Frame 1 (no input): blank canvas, image omitted
Frame 60 (no input): blank canvas, image omitted
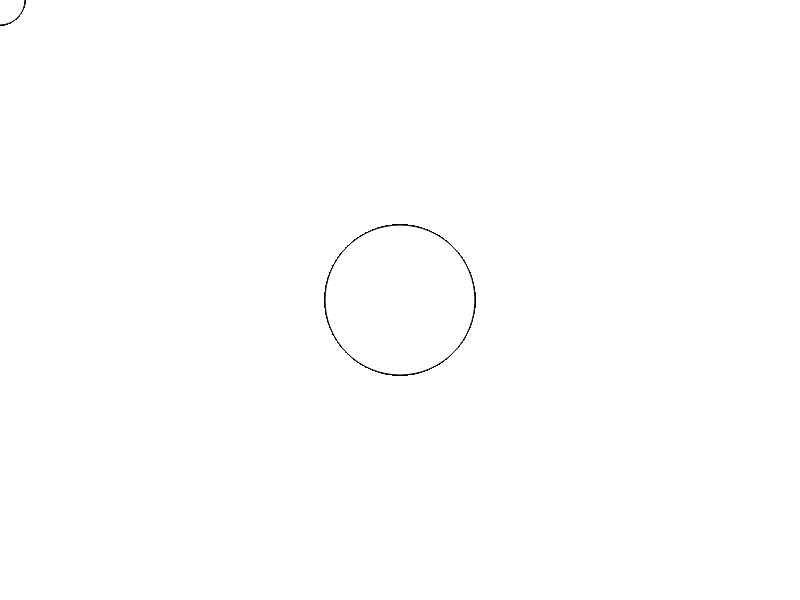
Frame 120 (the mouse pressed at the canvas centre since frame 60)

The p5.js sketch whose frames 1 and 60 were blank and that drew this single picture after the mouse press (run headless with seeded random() and noise() and a simulated clock; from frame 60 on, the mouse is pressed at the canvas centre):

// p5.js sketch
// ── sketch.js
function setup() {
  createCanvas(displayWidth, displayHeight);
}

function draw() {

if (mouseIsPressed) {
  ellipse(mouseX, mouseY, 150, 150);
} else {
  ellipse(mouseX, mouseY, 50, 50);
}
}
